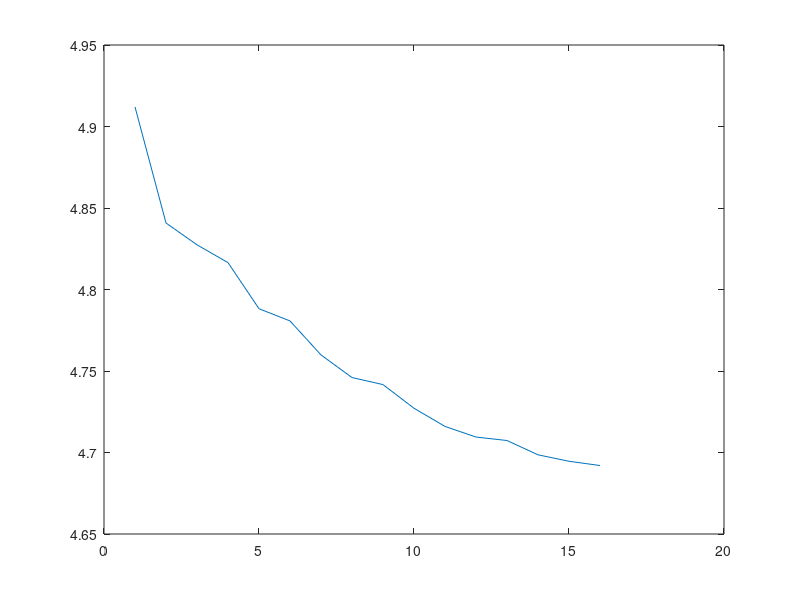
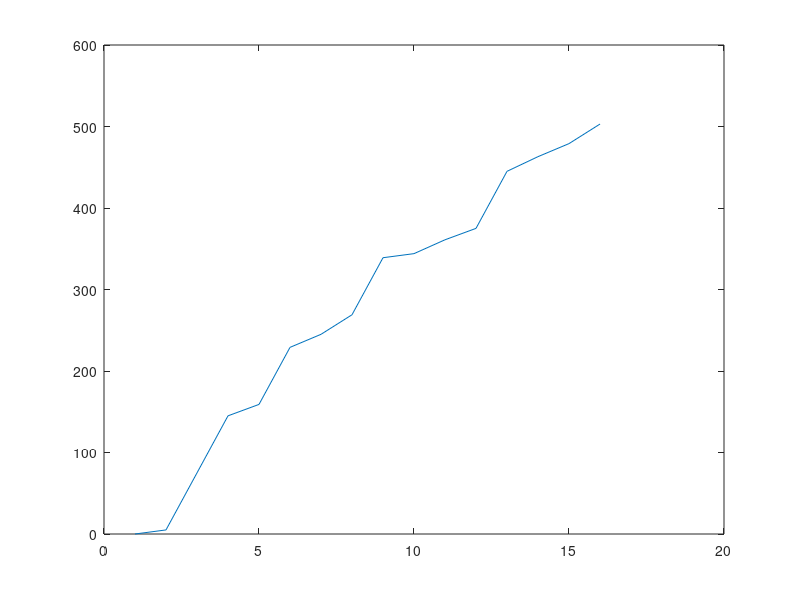

These charts were generated, in order, by the following MATLAB code:
%% HW 2
% Exercise 1 - Marginal allocation

lambda = 1/1000 * [55 43 36 70 29 45 111]; % Intensity of arrivals
c = [5 18 14 17 16 24 70]; % Cost of spare parts
T = [8 4 14 3 14 9 25]; % Repair times
C_max = 500;

% Marginal allocation

% R_j(s_j) = cdf(pd, s_j +1 , 'upper')
m = 10;
n = 7;
A = [];
for i = 0:m
    for j = 1:n
        A(i+1,j) = poisscdf( i+1 , lambda(j)*T(j), 'upper') / c(j);
    end
end

s = zeros(m,7);
k = 0;
C = 0;

EBO = [lambda*T'];
C = [0];
while (C <= C_max)
    k = k+1;
    [val, ind] = max(max(A));
    
    A( s(k,ind) + 1 , ind) = -1;
    
    s(k+1,:) = s(k,:);
    s(k+1,ind) = s(k,ind) +1;
    
    
    R_ind = poisscdf( s(k, ind) , lambda(ind)*T(ind), 'upper') / c(ind);
    
    C(k+1) = C(k) + c(ind);
    
    EBO(k+1) = EBO(k) - R_ind;
    
end

plot(1:k+1, EBO)
figure()
plot(1:k+1, C)

%% Task 2
% Dynamic programming
% Define problem: stages k, states s_k, and decision x_k, feasibility set
% F_k(s_k), next state fctn S_k+1 = h_k(s_k, x_k)

% The stage k is the k:th bought spare part

% The state s_k is a vector with entries for how many spare parts of each
% component is bought at the k:th bought spare part.

% x_k is a bit vector where all entries are zero except for one which is
% the part we decide to buy.

% The feasibility set is all the avail. components s.t the cost is less
% than C_max

% The function s_k+1 = h_k(s_k, x_k) = s_k + x_k
N = 0; C = 0;
EBO = [lambda*T'];
s = zeros(1,7);
k = 0;
f_n = -EBO;
while (C <= C_max)
    k = k+1;
    
    f_s_z = zeros(1,7);
    x = zeros(1,7);
    
    for z = 1:7
        
        if (C + c(z) <= C_max) % Check feasibility
            G_n = -poisscdf( s(k, z) , lambda(z)*T(z), 'upper') / c(z);
            f_s_z(z) = G_n + f_n ;
        end
        
    end
    
    [val, ind] = min(f_s_z);
    f_n = f_n + val;
    x(ind) = 1;
    s(k+1, :) = s(k, :) + x;
    
    C = C + c(ind);
    
end

